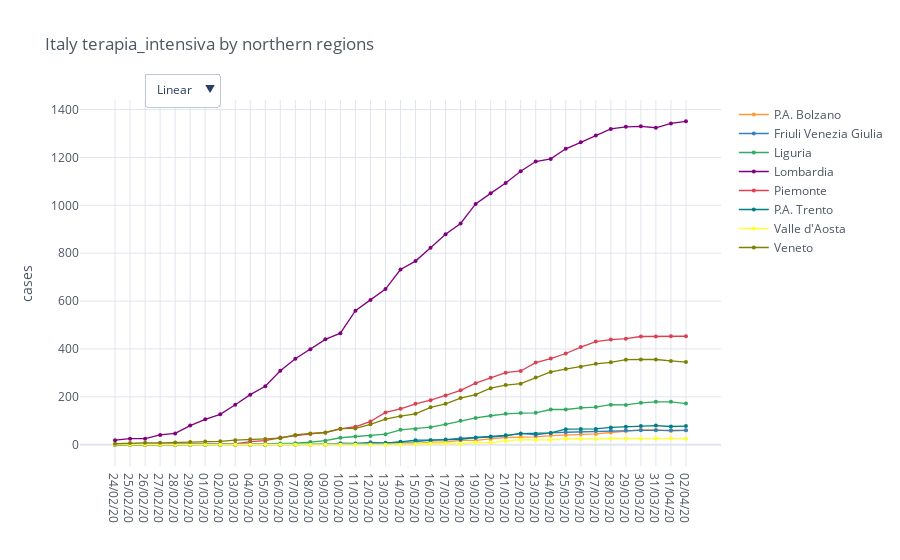

Notebook source saved alongside this figure:
### Code cell
category = 'terapia_intensiva'
regions = io.italy_load_regions(io.italy_northern_regions)
total_cases = io.italy_regions_filter_by_category(regions, category)

mpl.iplot_comparative_plot(total_cases, title='Italy ' + category + ' by northern regions')

### Figure 1 — Plotly figure (JSON) as saved in the notebook; plotly's stock layout.template omitted (floating-point values rounded to 4 significant figures)
{"data": [{"line": {"color": "rgba(255, 153, 51, 1.0)", "dash": "solid", "shape": "linear", "width": 1.3}, "marker": {"size": 4, "symbol": "circle"}, "mode": "lines+markers", "name": "P.A. Bolzano", "text": "", "type": "scatter", "x": ["24/02/20", "25/02/20", "26/02/20", "27/02/20", "28/02/20", "29/02/20", "01/03/20", "02/03/20", "03/03/20", "04/03/20", "05/03/20", "06/03/20", "07/03/20", "08/03/20", "09/03/20", "10/03/20", "11/03/20", "12/03/20", "13/03/20", "14/03/20", "15/03/20", "16/03/20", "17/03/20", "18/03/20", "19/03/20", "20/03/20", "21/03/20", "22/03/20", "23/03/20", "24/03/20", "25/03/20", "26/03/20", "27/03/20", "28/03/20", "29/03/20", "30/03/20", "31/03/20", "01/04/20", "02/04/20"], "y": [0, 0, 0, 0, 0, 0, 0, 0, 0, 0, 0, 0, 0, 0, 0, 1, 4, 4, 5, 7, 4, 11, 11, 18, 18, 24, 30, 32, 33, 38, 40, 43, 45, 51, 56, 62, 62, 57, 60]}, {"line": {"color": "rgba(55, 128, 191, 1.0)", "dash": "solid", "shape": "linear", "width": 1.3}, "marker": {"size": 4, "symbol": "circle"}, "mode": "lines+markers", "name": "Friuli Venezia Giulia", "text": "", "type": "scatter", "x": ["24/02/20", "25/02/20", "26/02/20", "27/02/20", "28/02/20", "29/02/20", "01/03/20", "02/03/20", "03/03/20", "04/03/20", "05/03/20", "06/03/20", "07/03/20", "08/03/20", "09/03/20", "10/03/20", "11/03/20", "12/03/20", "13/03/20", "14/03/20", "15/03/20", "16/03/20", "17/03/20", "18/03/20", "19/03/20", "20/03/20", "21/03/20", "22/03/20", "23/03/20", "24/03/20", "25/03/20", "26/03/20", "27/03/20", "28/03/20", "29/03/20", "30/03/20", "31/03/20", "01/04/20", "02/04/20"], "y": [0, 0, 0, 0, 0, 0, 0, 0, 0, 0, 0, 0, 1, 1, 1, 6, 5, 10, 8, 11, 12, 19, 21, 27, 29, 32, 37, 47, 41, 49, 52, 54, 57, 59, 60, 60, 60, 60, 60]}, {"line": {"color": "rgba(50, 171, 96, 1.0)", "dash": "solid", "shape": "linear", "width": 1.3}, "marker": {"size": 4, "symbol": "circle"}, "mode": "lines+markers", "name": "Liguria", "text": "", "type": "scatter", "x": ["24/02/20", "25/02/20", "26/02/20", "27/02/20", "28/02/20", "29/02/20", "01/03/20", "02/03/20", "03/03/20", "04/03/20", "05/03/20", "06/03/20", "07/03/20", "08/03/20", "09/03/20", "10/03/20", "11/03/20", "12/03/20", "13/03/20", "14/03/20", "15/03/20", "16/03/20", "17/03/20", "18/03/20", "19/03/20", "20/03/20", "21/03/20", "22/03/20", "23/03/20", "24/03/20", "25/03/20", "26/03/20", "27/03/20", "28/03/20", "29/03/20", "30/03/20", "31/03/20", "01/04/20", "02/04/20"], "y": [0, 0, 0, 0, 0, 1, 1, 1, 2, 3, 3, 5, 6, 11, 17, 29, 34, 36, 44, 62, 66, 73, 85, 100, 112, 121, 129, 132, 133, 147, 147, 154, 157, 167, 166, 175, 179, 179, 172]}, {"line": {"color": "rgba(128, 0, 128, 1.0)", "dash": "solid", "shape": "linear", "width": 1.3}, "marker": {"size": 4, "symbol": "circle"}, "mode": "lines+markers", "name": "Lombardia", "text": "", "type": "scatter", "x": ["24/02/20", "25/02/20", "26/02/20", "27/02/20", "28/02/20", "29/02/20", "01/03/20", "02/03/20", "03/03/20", "04/03/20", "05/03/20", "06/03/20", "07/03/20", "08/03/20", "09/03/20", "10/03/20", "11/03/20", "12/03/20", "13/03/20", "14/03/20", "15/03/20", "16/03/20", "17/03/20", "18/03/20", "19/03/20", "20/03/20", "21/03/20", "22/03/20", "23/03/20", "24/03/20", "25/03/20", "26/03/20", "27/03/20", "28/03/20", "29/03/20", "30/03/20", "31/03/20", "01/04/20", "02/04/20"], "y": [19, 25, 25, 41, 47, 80, 106, 127, 167, 209, 244, 309, 359, 399, 440, 466, 560, 605, 650, 732, 767, 823, 879, 924, 1006, 1050, 1093, 1142, 1183, 1194, 1236, 1263, 1292, 1319, 1328, 1330, 1324, 1342, 1351]}, {"line": {"color": "rgba(219, 64, 82, 1.0)", "dash": "solid", "shape": "linear", "width": 1.3}, "marker": {"size": 4, "symbol": "circle"}, "mode": "lines+markers", "name": "Piemonte", "text": "", "type": "scatter", "x": ["24/02/20", "25/02/20", "26/02/20", "27/02/20", "28/02/20", "29/02/20", "01/03/20", "02/03/20", "03/03/20", "04/03/20", "05/03/20", "06/03/20", "07/03/20", "08/03/20", "09/03/20", "10/03/20", "11/03/20", "12/03/20", "13/03/20", "14/03/20", "15/03/20", "16/03/20", "17/03/20", "18/03/20", "19/03/20", "20/03/20", "21/03/20", "22/03/20", "23/03/20", "24/03/20", "25/03/20", "26/03/20", "27/03/20", "28/03/20", "29/03/20", "30/03/20", "31/03/20", "01/04/20", "02/04/20"], "y": [0, 0, 0, 0, 0, 0, 2, 2, 3, 13, 17, 30, 38, 45, 50, 66, 75, 97, 135, 150, 171, 186, 206, 227, 257, 280, 301, 308, 343, 360, 381, 408, 431, 439, 443, 452, 452, 453, 453]}, {"line": {"color": "rgba(0, 128, 128, 1.0)", "dash": "solid", "shape": "linear", "width": 1.3}, "marker": {"size": 4, "symbol": "circle"}, "mode": "lines+markers", "name": "P.A. Trento", "text": "", "type": "scatter", "x": ["24/02/20", "25/02/20", "26/02/20", "27/02/20", "28/02/20", "29/02/20", "01/03/20", "02/03/20", "03/03/20", "04/03/20", "05/03/20", "06/03/20", "07/03/20", "08/03/20", "09/03/20", "10/03/20", "11/03/20", "12/03/20", "13/03/20", "14/03/20", "15/03/20", "16/03/20", "17/03/20", "18/03/20", "19/03/20", "20/03/20", "21/03/20", "22/03/20", "23/03/20", "24/03/20", "25/03/20", "26/03/20", "27/03/20", "28/03/20", "29/03/20", "30/03/20", "31/03/20", "01/04/20", "02/04/20"], "y": [0, 0, 0, 0, 0, 0, 0, 0, 0, 0, 0, 0, 1, 2, 2, 3, 4, 5, 6, 12, 19, 19, 22, 22, 30, 34, 39, 46, 46, 49, 65, 66, 66, 72, 75, 78, 80, 76, 78]}, {"line": {"color": "rgba(255, 255, 51, 1.0)", "dash": "solid", "shape": "linear", "width": 1.3}, "marker": {"size": 4, "symbol": "circle"}, "mode": "lines+markers", "name": "Valle d'Aosta", "text": "", "type": "scatter", "x": ["24/02/20", "25/02/20", "26/02/20", "27/02/20", "28/02/20", "29/02/20", "01/03/20", "02/03/20", "03/03/20", "04/03/20", "05/03/20", "06/03/20", "07/03/20", "08/03/20", "09/03/20", "10/03/20", "11/03/20", "12/03/20", "13/03/20", "14/03/20", "15/03/20", "16/03/20", "17/03/20", "18/03/20", "19/03/20", "20/03/20", "21/03/20", "22/03/20", "23/03/20", "24/03/20", "25/03/20", "26/03/20", "27/03/20", "28/03/20", "29/03/20", "30/03/20", "31/03/20", "01/04/20", "02/04/20"], "y": [0, 0, 0, 0, 0, 0, 0, 0, 0, 0, 0, 0, 0, 0, 0, 0, 0, 0, 0, 0, 3, 5, 6, 3, 9, 9, 15, 21, 20, 20, 25, 24, 24, 26, 26, 26, 26, 27, 25]}, {"line": {"color": "rgba(128, 128, 0, 1.0)", "dash": "solid", "shape": "linear", "width": 1.3}, "marker": {"size": 4, "symbol": "circle"}, "mode": "lines+markers", "name": "Veneto", "text": "", "type": "scatter", "x": ["24/02/20", "25/02/20", "26/02/20", "27/02/20", "28/02/20", "29/02/20", "01/03/20", "02/03/20", "03/03/20", "04/03/20", "05/03/20", "06/03/20", "07/03/20", "08/03/20", "09/03/20", "10/03/20", "11/03/20", "12/03/20", "13/03/20", "14/03/20", "15/03/20", "16/03/20", "17/03/20", "18/03/20", "19/03/20", "20/03/20", "21/03/20", "22/03/20", "23/03/20", "24/03/20", "25/03/20", "26/03/20", "27/03/20", "28/03/20", "29/03/20", "30/03/20", "31/03/20", "01/04/20", "02/04/20"], "y": [4, 7, 8, 8, 9, 11, 13, 14, 19, 23, 24, 27, 41, 47, 51, 67, 68, 85, 107, 119, 129, 156, 171, 195, 209, 236, 249, 255, 281, 304, 316, 326, 338, 344, 355, 356, 356, 350, 345]}], "layout": {"legend": {"bgcolor": "#FFFFFF", "font": {"color": "#4D5663"}}, "paper_bgcolor": "#FFFFFF", "plot_bgcolor": "#FFFFFF", "title": {"font": {"color": "#4D5663"}, "text": "Italy terapia_intensiva by northern regions"}, "updatemenus": [{"buttons": [{"args": [{"yaxis.type": "linear"}], "label": "Linear", "method": "relayout"}, {"args": [{"yaxis.type": "log"}], "label": "Log", "method": "relayout"}], "direction": "down", "pad": {"r": 10, "t": 10}, "showactive": true, "x": 0.1, "xanchor": "left", "y": 1.1, "yanchor": "top"}], "xaxis": {"gridcolor": "#E1E5ED", "showgrid": true, "tickfont": {"color": "#4D5663"}, "title": {"font": {"color": "#4D5663"}, "text": ""}, "zerolinecolor": "#E1E5ED"}, "yaxis": {"gridcolor": "#E1E5ED", "showgrid": true, "tickfont": {"color": "#4D5663"}, "title": {"font": {"color": "#4D5663"}, "text": "cases"}, "zerolinecolor": "#E1E5ED"}}}
